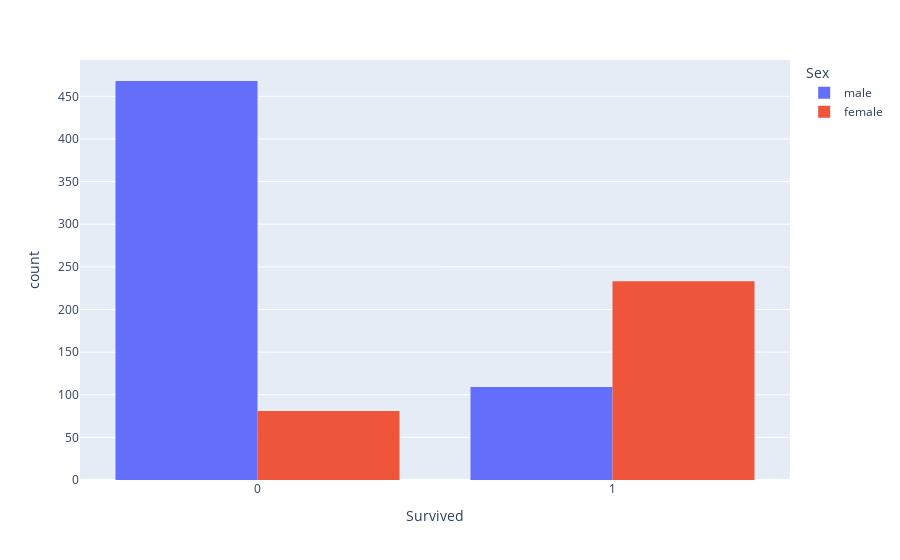

The notebook cell saved with this chart:
### Code cell
px.histogram(df, x = 'Survived',color='Sex',barmode='group')

### Figure 1 — Plotly figure (JSON) as saved in the notebook; plotly's stock layout.template omitted (floating-point values rounded to 4 significant figures; data arrays with more than 128 entries replaced by an {"elided": "..."} marker saying what was removed)
{"data": [{"alignmentgroup": "True", "bingroup": "x", "hovertemplate": "Sex=male<br>Survived=%{x}<br>count=%{y}<extra></extra>", "legendgroup": "male", "marker": {"color": "#636efa", "pattern": {"shape": ""}}, "name": "male", "offsetgroup": "male", "orientation": "v", "showlegend": true, "type": "histogram", "x": {"elided": "577 int values"}, "xaxis": "x", "yaxis": "y"}, {"alignmentgroup": "True", "bingroup": "x", "hovertemplate": "Sex=female<br>Survived=%{x}<br>count=%{y}<extra></extra>", "legendgroup": "female", "marker": {"color": "#EF553B", "pattern": {"shape": ""}}, "name": "female", "offsetgroup": "female", "orientation": "v", "showlegend": true, "type": "histogram", "x": {"elided": "314 int values"}, "xaxis": "x", "yaxis": "y"}], "layout": {"barmode": "group", "legend": {"title": {"text": "Sex"}, "tracegroupgap": 0}, "margin": {"t": 60}, "xaxis": {"anchor": "y", "domain": [0, 1], "title": {"text": "Survived"}}, "yaxis": {"anchor": "x", "domain": [0, 1], "title": {"text": "count"}}}}
